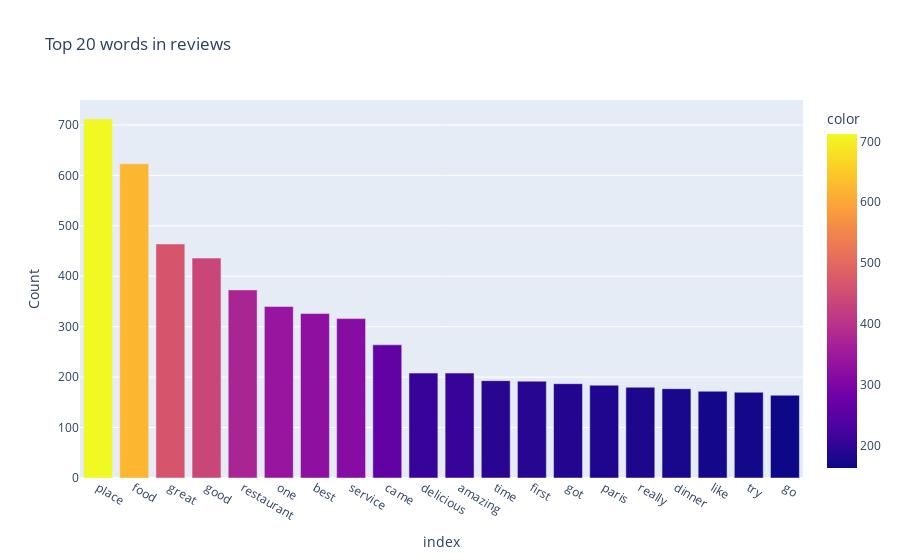

This figure's notebook cell:
### Code cell
from sklearn.feature_extraction.text import CountVectorizer
from nltk.corpus import stopwords


nltk.download("stopwords")


count_vectorizer = CountVectorizer(
    strip_accents="unicode",
    stop_words=stopwords.words("english"),
    ngram_range=(1, 3),
    max_df=0.9,
    min_df=2,
)
X_count = count_vectorizer.fit_transform(corpus)

words_count = pd.Series(
    X_count.sum(axis=0).tolist()[0],
    index=count_vectorizer.get_feature_names(),
)

top_20_count = words_count.sort_values(ascending=False).head(20)

fig = px.bar(
    top_20_count,
    x=top_20_count.index,
    y=top_20_count.values,
    labels={"x": "Word", "y": "Count"},
    title="Top 20 words in reviews",
    color=top_20_count.values,
)
fig.show()


from sklearn.linear_model import LinearRegression


reg = LinearRegression().fit(X_count, y)
coefs = pd.Series(reg.coef_, index=count_vectorizer.get_feature_names())

top_20_coefs = coefs.nlargest(10).append(coefs.nsmallest(10)).sort_values()

fig = px.bar(
    top_20_coefs,
    x=top_20_coefs.index,
    y=top_20_coefs.values,
    labels={"x": "Word", "y": "Count"},
    title="Top 20 words in reviews",
    color=top_20_coefs.values,
)
fig.show()

### Figure 1 — Plotly figure (JSON) as saved in the notebook; plotly's stock layout.template omitted (floating-point values rounded to 4 significant figures)
{"data": [{"alignmentgroup": "True", "hovertemplate": "index=%{x}<br>Count=%{y}<br>color=%{marker.color}<extra></extra>", "legendgroup": "", "marker": {"color": [712, 623, 464, 436, 373, 340, 326, 316, 264, 208, 208, 193, 192, 187, 184, 180, 177, 172, 170, 164], "coloraxis": "coloraxis", "pattern": {"shape": ""}}, "name": "", "offsetgroup": "", "orientation": "v", "showlegend": false, "textposition": "auto", "type": "bar", "x": ["place", "food", "great", "good", "restaurant", "one", "best", "service", "came", "delicious", "amazing", "time", "first", "got", "paris", "really", "dinner", "like", "try", "go"], "xaxis": "x", "y": [712, 623, 464, 436, 373, 340, 326, 316, 264, 208, 208, 193, 192, 187, 184, 180, 177, 172, 170, 164], "yaxis": "y"}], "layout": {"barmode": "relative", "coloraxis": {"colorbar": {"title": {"text": "color"}}, "colorscale": [[0, "#0d0887"], [0.1111, "#46039f"], [0.2222, "#7201a8"], [0.3333, "#9c179e"], [0.4444, "#bd3786"], [0.5556, "#d8576b"], [0.6667, "#ed7953"], [0.7778, "#fb9f3a"], [0.8889, "#fdca26"], [1, "#f0f921"]]}, "legend": {"tracegroupgap": 0}, "title": {"text": "Top 20 words in reviews"}, "xaxis": {"anchor": "y", "domain": [0, 1], "title": {"text": "index"}}, "yaxis": {"anchor": "x", "domain": [0, 1], "title": {"text": "Count"}}}}
